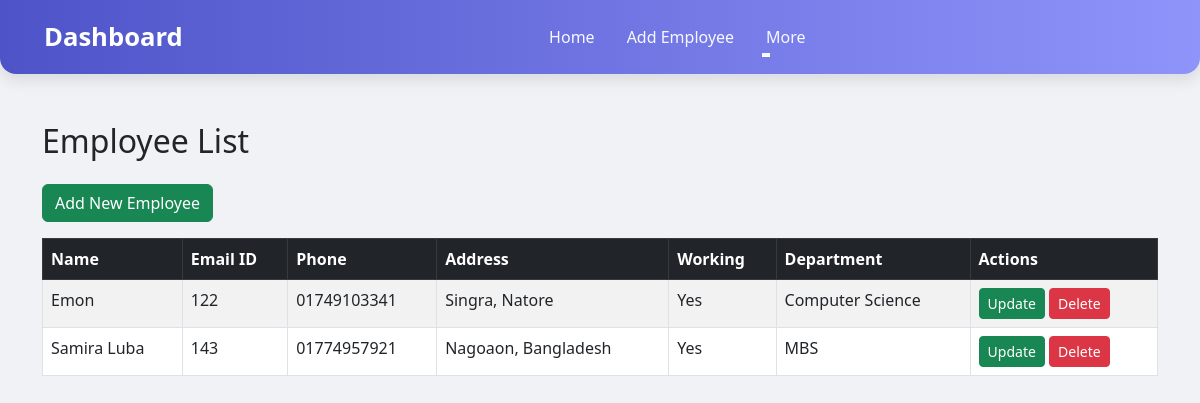
/emp/manage/, run on an earlier commit of the app's database.
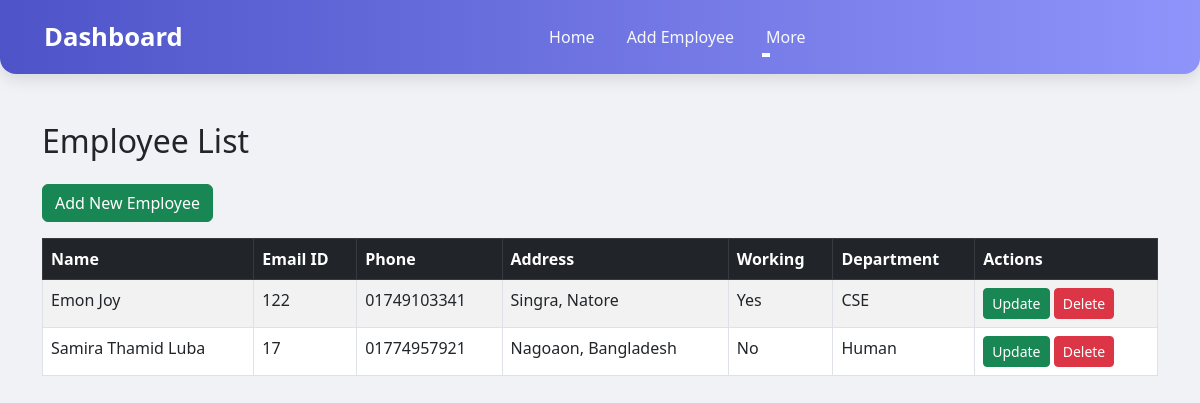
And on a later commit of the database.
### management/models.py (models this page shows, shortened)
class Emp(models.Model):
    name=models.CharField(max_length=100)
    email_id=models.CharField(max_length=100)
    phone=models.CharField(max_length=12)
    address=models.CharField(max_length=150)
    working=models.BooleanField(default=True)
    department=models.CharField(max_length=10)

### management/views.py (the view)
# urls.py: path('manage/',manage),
def manage(request):
    emps= Emp.objects.all()
    return render(request, 'emp/home.html',{'emps':emps})

### templates/emp/home.html (shortened to what this page needs)
<!DOCTYPE html>
<html lang="en">
<head>
    <link href="https://cdn.jsdelivr.net/npm/bootstrap@5.3.0/dist/css/bootstrap.min.css" rel="stylesheet">
</head>
<body>
    {% include 'emp/navbar.html' %}
    <div class="container mt-5">
        <h2 class="mb-4">Employee List</h2>
        <a href="/emp/add-emp/" class="btn btn-success mb-3">Add New Employee</a>
        <table class="table table-bordered table-striped table-hover">
            <thead class="table-dark">
                <tr>
                    <th>Name</th>
                    <th>Email ID</th>
                    <th>Phone</th>
                    <th>Address</th>
                    <th>Working</th>
                    <th>Department</th>
                    <th>Actions</th>
                </tr>
            </thead>
            <tbody>
                {% for e in emps %}
                <tr>
                    <td>{{ e.name }}</td>
                    <td>{{ e.email_id }}</td>
                    <td>{{ e.phone }}</td>
                    <td>{{ e.address }}</td>
                    <td>{{ e.working|yesno:"Yes,No" }}</td>
                    <td>{{ e.department }}</td>
                    <td>
                        <a href="/emp/update-emp/{{e.id}}" class="btn btn-sm btn-success">Update</a>
                        <a href="/emp/delete-emp/{{e.id}}" class="btn btn-sm btn-danger">Delete</a>
                    </td>
                </tr>
                {% empty %}
                <tr>
                    <td colspan="7" class="text-center">No employees found.</td>
                </tr>
                {% endfor %}
            </tbody>
        </table>
    </div>
</body>
</html>

### templates/emp/navbar.html (shortened to what this page needs)
<!DOCTYPE html>
<html lang="en">
<head>
  <link href="https://cdn.jsdelivr.net/npm/bootstrap@5.3.0/dist/css/bootstrap.min.css" rel="stylesheet" />
</head>
<body>
<nav class="navbar navbar-expand-lg">
  <div class="container">
    <a class="navbar-brand" href="#">Dashboard</a>
    <div class="collapse navbar-collapse justify-content-center" id="navbarContent">
      <ul class="navbar-nav mb-2 mb-lg-0">
        <li class="nav-item">
          <a class="nav-link active" href="/emp/manage/">Home</a>
        </li>
        <li class="nav-item">
          <a class="nav-link" href="/emp/add-emp/">Add Employee</a>
        </li>
        <li class="nav-item dropdown">
          <a class="nav-link dropdown-toggle" href="#" id="dropdownMore" role="button" data-bs-toggle="dropdown" aria-expanded="false">
            More
          </a>
        </li>
      </ul>
    </div>
  </div>
</nav>
</body>
</html>

### templates/emp/navbar.html (style rules this page uses)
body { margin: 0; padding: 0; font-family: 'Segoe UI', sans-serif; background: #f0f2f5; }
.navbar { background: linear-gradient(to right, #4e54c8, #8f94fb); box-shadow: 0 6px 16px rgba(0, 0, 0, 0.1); padding: 0.8rem 2rem; border-radius: 0 0 16px 16px; }
.navbar-brand { font-weight: bold; font-size: 1.6rem; color: #fff !important; transition: transform 0.3s ease; }
.navbar-nav { gap: 1rem; align-items: center; }
.nav-link { color: #f8f9ff !important; font-size: 1rem; position: relative; transition: all 0.3s ease; }
.nav-link::after { content: ""; position: absolute; bottom: 0; left: 0; height: 2px; width: 0%; background-color: white; transition: width 0.3s ease; }

What changed in the data, as far as the page shows it:
removed Emp: name "Samira Luba", email_id "143", phone "01774957921", address "Nagoaon, Bangladesh", working "Yes", department "MBS"
changed Emp "Singra, Natore": name "Emon" → "Emon Joy"; department "Computer Science" → "CSE"
added Emp: name "Samira Thamid Luba", email_id "17", phone "01774957921", address "Nagoaon, Bangladesh", working "No", department "Human"
